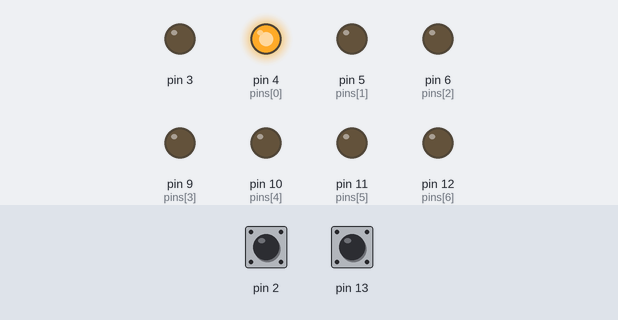
A program run on a simulated Arduino Uno, built with avr-gcc and run on an emulated ATmega328P. On the bench: output pins drawn as LEDs (lit = HIGH). The inputs (shaded band) are chosen by the test bench; at power-on: pin 2 HIGH, pin 13 HIGH.

Above: at 1.2 s.
1.3 s: pin 2 pulled LOW for 0.15 s
At 2.6 s:
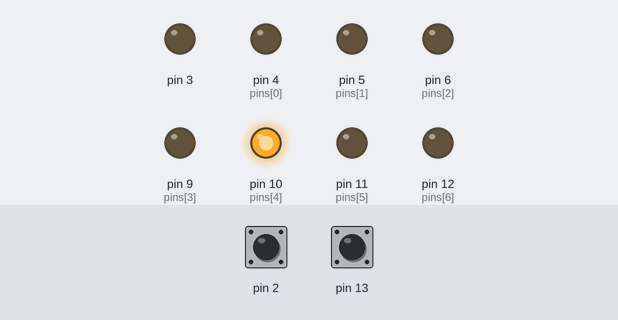
2.9 s: pin 2 pulled LOW for 1 s
At 4.3 s:
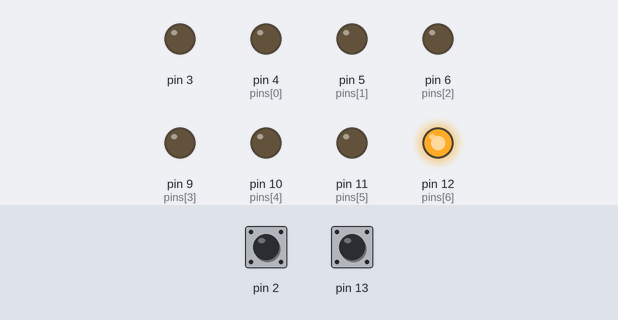
5.9 s: pin 2 pulled LOW for 0.15 s
At 6.3 s:
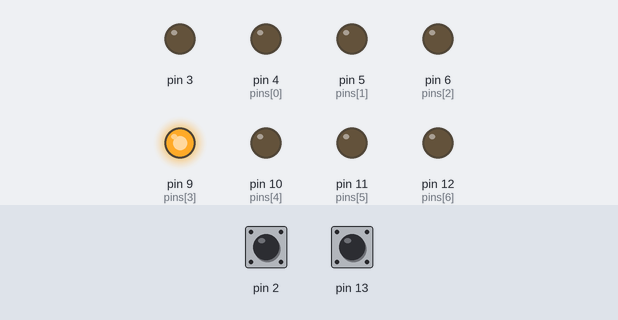
7.5 s: pin 2 pulled LOW for 3.2 s
At 11.9 s:
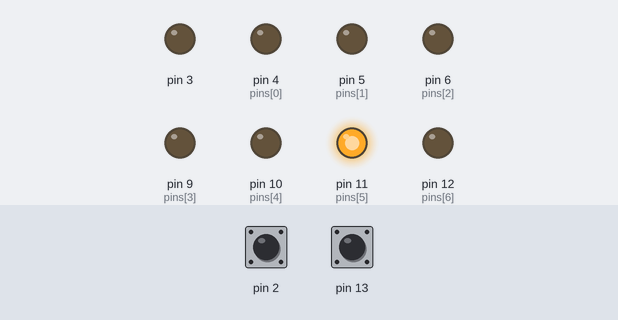
12.2 s: pin 2 pulled LOW for 0.15 s
At 13.5 s:
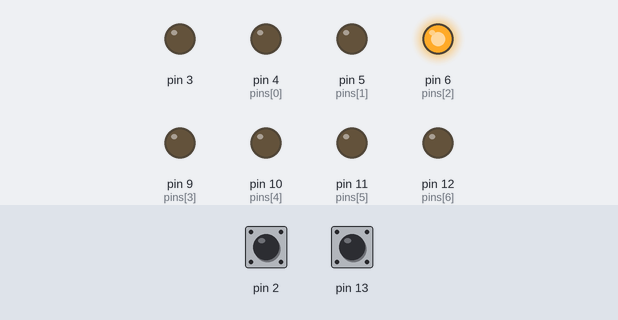
13.8 s: pin 2 pulsed LOW 2 times (0.12 s each, 0.3 s apart)
At 14.5 s:
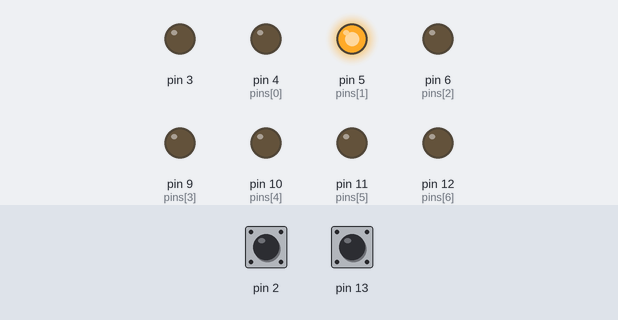
Timing chart, 0 to 16.8 s (numbered marks = the images above; inputs shaded):
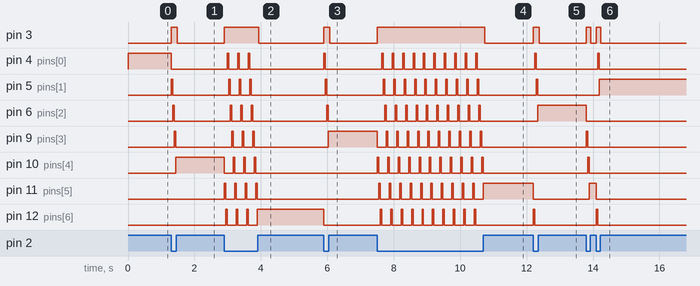

The program:

main.cpp
```cpp
//LED use and button uses
#include <Arduino.h>

int switchState = 0;
int pins[]  = {4, 5, 6, 9, 10, 11, 12};
int currentLED = 0;

void setup() {
  for (int i = 0; i < 7; i++) {
    pinMode(pins[i], OUTPUT);
  }

  pinMode(3, OUTPUT);

  pinMode(2, INPUT_PULLUP);
  pinMode(13, INPUT_PULLUP);
}

void loop() {
  switchState = digitalRead(2);

  if (switchState == LOW) {

  digitalWrite(3, HIGH);
    for (int i = 0; i < 7; i++) {
      digitalWrite(pins[i], LOW);
    }

    currentLED++;
    if (currentLED >= 7) {
      currentLED = 0;
    }

    digitalWrite(pins[currentLED], HIGH);

    if (digitalRead(13) == HIGH) {
      delay(45);
    }
    else {
      delay(100);
    }
  }
  else {
    digitalWrite(3, LOW);
    digitalWrite(pins[currentLED], HIGH);
  }
}
```

Measured:
- after the input at 1.3 s, pin 3: LOW → HIGH at once, → LOW 0.18 s later; pin 4 (pins[0]): HIGH → LOW at once; pin 5 (pins[1]): LOW → HIGH at once, → LOW 0.05 s later; pin 6 (pins[2]): LOW → HIGH after 0.05 s, → LOW 0.05 s later; pin 9 (pins[3]): LOW → HIGH after 0.09 s, → LOW 0.05 s later
- after the input at 2.9 s, pin 3: LOW → HIGH at once, → LOW 1.0 s later; pin 4 (pins[0]): alternates HIGH for 0.05 s and LOW for 0.27 s, 6 changes in all, then stays LOW, starting after 0.09 s
- after the input at 5.9 s, pin 3: LOW → HIGH at once, → LOW 0.18 s later; pin 4 (pins[0]): LOW → HIGH at once, → LOW 0.05 s later; pin 5 (pins[1]): LOW → HIGH after 0.05 s, → LOW 0.05 s later; pin 6 (pins[2]): LOW → HIGH after 0.09 s, → LOW 0.05 s later; pin 9 (pins[3]): LOW → HIGH after 0.14 s
- after the input at 7.5 s, pin 3: LOW → HIGH at once, → LOW 3.2 s later; pin 4 (pins[0]): alternates HIGH for 0.05 s and LOW for 0.27 s, 20 changes in all, then stays LOW, starting after 0.14 s
- after the input at 12.2 s, pin 3: LOW → HIGH at once, → LOW 0.18 s later; pin 4 (pins[0]): LOW → HIGH after 0.05 s, → LOW 0.05 s later; pin 5 (pins[1]): LOW → HIGH after 0.09 s, → LOW 0.05 s later; pin 6 (pins[2]): LOW → HIGH after 0.14 s; pin 11 (pins[5]): HIGH → LOW at once
- after the input at 13.8 s, pin 3: alternates HIGH for 0.14 s and LOW for 0.16 s, 4 changes in all, then stays LOW, starting at once; pin 4 (pins[0]): LOW → HIGH after 0.35 s, → LOW 0.05 s later; pin 5 (pins[1]): LOW → HIGH after 0.39 s; pin 6 (pins[2]): HIGH → LOW at once; pin 9 (pins[3]): LOW → HIGH at once, → LOW 0.05 s later
